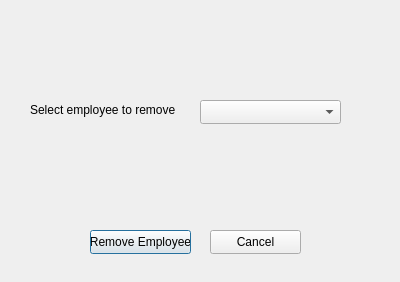
<?xml version="1.0" encoding="UTF-8"?>
<ui version="4.0">
 <class>manager_remove_employee_dialog</class>
 <widget class="QDialog" name="manager_remove_employee_dialog">
  <property name="geometry">
   <rect>
    <x>0</x>
    <y>0</y>
    <width>400</width>
    <height>282</height>
   </rect>
  </property>
  <property name="windowTitle">
   <string>Dialog</string>
  </property>
  <widget class="QLabel" name="label">
   <property name="geometry">
    <rect>
     <x>30</x>
     <y>100</y>
     <width>161</width>
     <height>20</height>
    </rect>
   </property>
   <property name="text">
    <string>Select employee to remove</string>
   </property>
  </widget>
  <widget class="QPushButton" name="pushButton">
   <property name="geometry">
    <rect>
     <x>90</x>
     <y>230</y>
     <width>101</width>
     <height>24</height>
    </rect>
   </property>
   <property name="text">
    <string>Remove Employee</string>
   </property>
  </widget>
  <widget class="QPushButton" name="pushButton_2">
   <property name="geometry">
    <rect>
     <x>210</x>
     <y>230</y>
     <width>91</width>
     <height>24</height>
    </rect>
   </property>
   <property name="text">
    <string>Cancel</string>
   </property>
  </widget>
  <widget class="QComboBox" name="comboBox">
   <property name="geometry">
    <rect>
     <x>200</x>
     <y>100</y>
     <width>141</width>
     <height>24</height>
    </rect>
   </property>
  </widget>
 </widget>
 <resources/>
 <connections/>
</ui>
